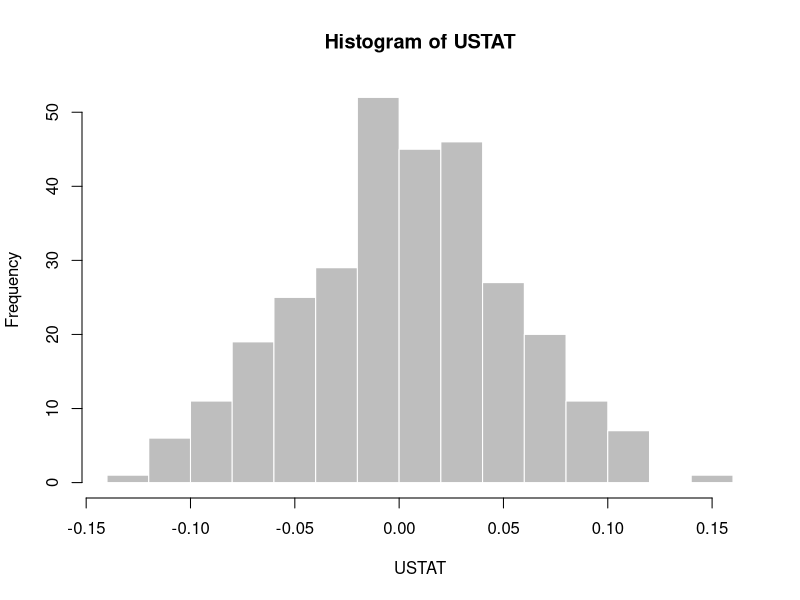

Generate this figure with R:
# is t-distribution symmetrical?
# using U-statistic to judge
#
# P(X1>(X2+X3)/2) = 1/2



U_statistic<-function(df, n){
  USTAT<-NULL
  for(mu in 1:n){
    x<-rt(20,df)
    len<-length(x)
    H<-NULL
    for(i in 1:(len-2))
      for(j in (i+1):(len-1))
        for(k in (j+1):len){
          a1<-sign(2*x[i]-x[j]-x[k])
          a2<-sign(2*x[j]-x[k]-x[i])
          a3<-sign(2*x[k]-x[j]-x[i])
          h<-1/3*(a1+a2+a3)
          H=c(H,h)
        }
    Ustat<-(1/choose(len,3))*sum(H)
    USTAT<-c(USTAT,Ustat)
  }
  hist(USTAT,border = F, col = "grey")
  list(Umean = mean(USTAT), Uvar=var(USTAT))
}

m<-U_statistic(3,300)
m$Umean
m$Uvar